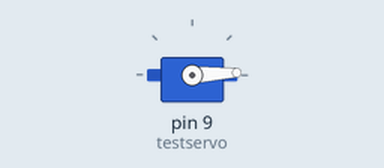
Simulated run of this sketch. Board: Arduino Uno, built with avr-gcc and run on an emulated ATmega328P. On the bench: servo.

Above: at 0.05 s.
At 1.0 s:
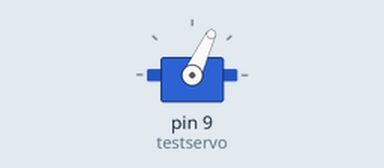
At 1.95 s:
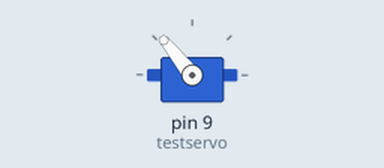
At 3.85 s:
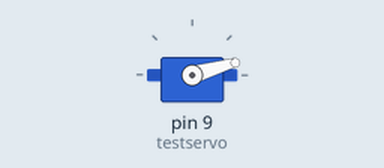
Timing chart, 0 to 5.4 s (numbered marks = the images above):
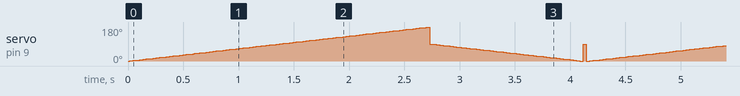

The sketch:

sketch_sep25a.ino
```cpp
// Servo - Version: 1.1.8
#include <Servo.h>

/*
  This code is to test motors for functionality, and unloaded speed
*/

Servo testservo; // create servo object
int pos = 0; // store servo position

void setup() {

  // Define pins that will be used, ports with ~ are PWM outputs
  testservo.attach(9); // check port number, attaches servo on pin 9 to servo object


}

void loop() {
  // Motor test 1: incremental step size forward and back
  for ( pos = 0; pos <= 180; pos += 1) {
    // 90 deg sweep, 1 deg increments
    testservo.write(pos);
    delay(15); // 15ms delay, sweep in 1 dir should be 15*90ms
  }
  for ( pos = 90; pos >= 0; pos -= 1) {
    // 90 deg sweep, 1 deg increments
    testservo.write(pos);
    delay(15) ;// 15ms delay, sweep in 1 dir should be 15*90ms
  }

  // Motor test 2: max speed unloaded for full sweep forward and back
  for ( pos = 0; pos <= 90; pos += 90) {
    // 90 deg sweep, 1 deg increments
    testservo.write(pos);
    delay(15) ;// 15ms delay, sweep in 1 dir should be 15*90ms
  }
  for ( pos = 90; pos >= 0; pos -= 90) {
    // 90 deg sweep, 1 deg increments
    testservo.write(pos);
    delay(15) ;// 15ms delay, sweep in 1 dir should be 15*90ms
  }
  //exit(0)// Break
}
```
